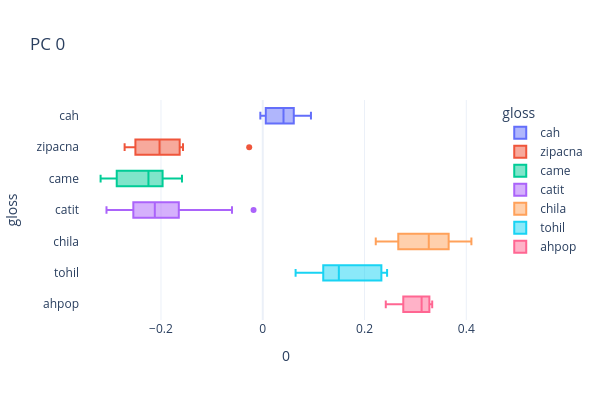
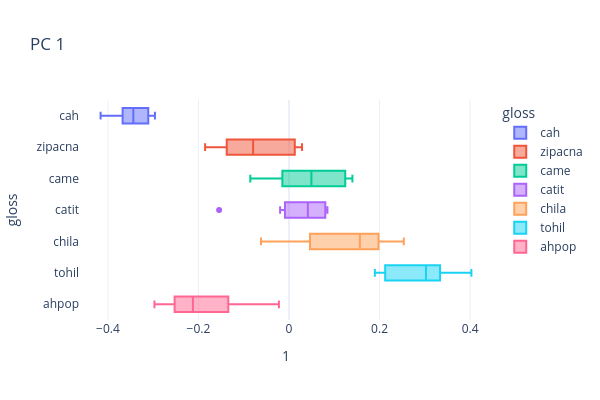
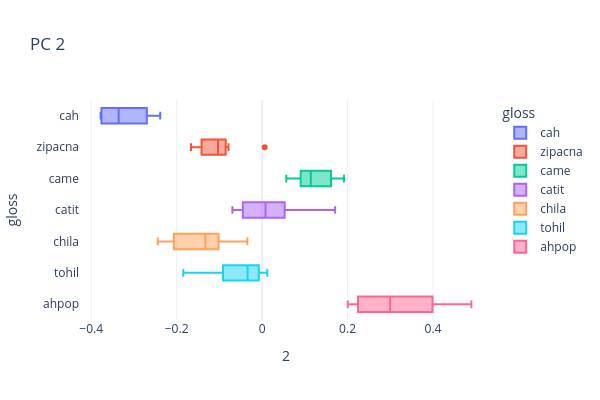
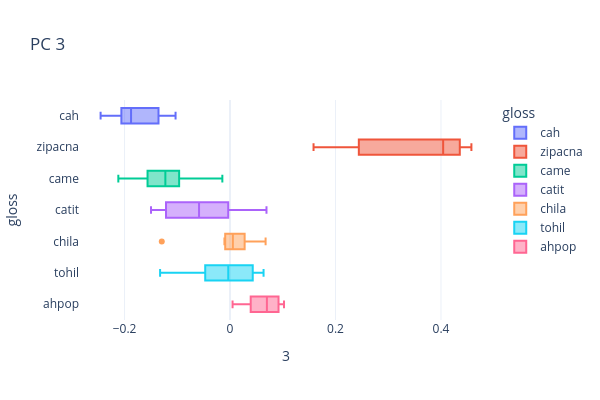

The cell these charts' notebook holds for them, in order:
### Code cell
def comp_box(comp_id):
    px.box(X0,
           x=comp_id,
           y='gloss',
           color='gloss', 
           template=px_template,
           height=400, width=600, 
           title=f'PC {i}').show()
           
for i in range(n_comps):
    comp_box(i)

### Figure 1 — Plotly figure (JSON) as saved in the notebook; plotly's stock layout.template omitted (floating-point values rounded to 4 significant figures)
{"data": [{"alignmentgroup": "True", "hovertemplate": "gloss=%{y}<br>0=%{x}<extra></extra>", "legendgroup": "cah", "marker": {"color": "#636efa"}, "name": "cah", "notched": false, "offsetgroup": "cah", "orientation": "h", "showlegend": true, "type": "box", "x": [0.09469, 0.0365, -0.004755, 0.045, 0.005895, 0.06095], "x0": " ", "xaxis": "x", "y": ["cah", "cah", "cah", "cah", "cah", "cah"], "y0": " ", "yaxis": "y"}, {"alignmentgroup": "True", "hovertemplate": "gloss=%{y}<br>0=%{x}<extra></extra>", "legendgroup": "zipacna", "marker": {"color": "#EF553B"}, "name": "zipacna", "notched": false, "offsetgroup": "zipacna", "orientation": "h", "showlegend": true, "type": "box", "x": [-0.02665, -0.1788, -0.2268, -0.2715, -0.2536, -0.2469, -0.1698, -0.1567], "x0": " ", "xaxis": "x", "y": ["zipacna", "zipacna", "zipacna", "zipacna", "zipacna", "zipacna", "zipacna", "zipacna"], "y0": " ", "yaxis": "y"}, {"alignmentgroup": "True", "hovertemplate": "gloss=%{y}<br>0=%{x}<extra></extra>", "legendgroup": "came", "marker": {"color": "#00cc96"}, "name": "came", "notched": false, "offsetgroup": "came", "orientation": "h", "showlegend": true, "type": "box", "x": [-0.2374, -0.2872, -0.2102, -0.1978, -0.1939, -0.2247, -0.3187, -0.2869, -0.1588, -0.2901, -0.2454, -0.1908, -0.2016], "x0": " ", "xaxis": "x", "y": ["came", "came", "came", "came", "came", "came", "came", "came", "came", "came", "came", "came", "came"], "y0": " ", "yaxis": "y"}, {"alignmentgroup": "True", "hovertemplate": "gloss=%{y}<br>0=%{x}<extra></extra>", "legendgroup": "catit", "marker": {"color": "#ab63fa"}, "name": "catit", "notched": false, "offsetgroup": "catit", "orientation": "h", "showlegend": true, "type": "box", "x": [-0.2454, -0.2121, -0.2098, -0.1998, -0.06046, -0.2522, -0.3071, -0.2608, -0.01812], "x0": " ", "xaxis": "x", "y": ["catit", "catit", "catit", "catit", "catit", "catit", "catit", "catit", "catit"], "y0": " ", "yaxis": "y"}, {"alignmentgroup": "True", "hovertemplate": "gloss=%{y}<br>0=%{x}<extra></extra>", "legendgroup": "chila", "marker": {"color": "#FFA15A"}, "name": "chila", "notched": false, "offsetgroup": "chila", "orientation": "h", "showlegend": true, "type": "box", "x": [0.3262, 0.3566, 0.2837, 0.3682, 0.2605, 0.41, 0.2221], "x0": " ", "xaxis": "x", "y": ["chila", "chila", "chila", "chila", "chila", "chila", "chila"], "y0": " ", "yaxis": "y"}, {"alignmentgroup": "True", "hovertemplate": "gloss=%{y}<br>0=%{x}<extra></extra>", "legendgroup": "tohil", "marker": {"color": "#19d3f3"}, "name": "tohil", "notched": false, "offsetgroup": "tohil", "orientation": "h", "showlegend": true, "type": "box", "x": [0.1249, 0.1088, 0.1852, 0.2443, 0.1222, 0.06453, 0.1495, 0.237, 0.2318], "x0": " ", "xaxis": "x", "y": ["tohil", "tohil", "tohil", "tohil", "tohil", "tohil", "tohil", "tohil", "tohil"], "y0": " ", "yaxis": "y"}, {"alignmentgroup": "True", "hovertemplate": "gloss=%{y}<br>0=%{x}<extra></extra>", "legendgroup": "ahpop", "marker": {"color": "#FF6692"}, "name": "ahpop", "notched": false, "offsetgroup": "ahpop", "orientation": "h", "showlegend": true, "type": "box", "x": [0.333, 0.3255, 0.3037, 0.2586, 0.2417, 0.2937, 0.3294, 0.3207], "x0": " ", "xaxis": "x", "y": ["ahpop", "ahpop", "ahpop", "ahpop", "ahpop", "ahpop", "ahpop", "ahpop"], "y0": " ", "yaxis": "y"}], "layout": {"boxmode": "overlay", "height": 400, "legend": {"title": {"text": "gloss"}, "tracegroupgap": 0}, "title": {"text": "PC 0"}, "width": 600, "xaxis": {"anchor": "y", "domain": [0, 1], "title": {"text": "0"}}, "yaxis": {"anchor": "x", "categoryarray": ["ahpop", "tohil", "chila", "catit", "came", "zipacna", "cah"], "categoryorder": "array", "domain": [0, 1], "title": {"text": "gloss"}}}}

### Figure 2 — Plotly figure (JSON) as saved in the notebook; plotly's stock layout.template omitted (floating-point values rounded to 4 significant figures)
{"data": [{"alignmentgroup": "True", "hovertemplate": "gloss=%{y}<br>1=%{x}<extra></extra>", "legendgroup": "cah", "marker": {"color": "#636efa"}, "name": "cah", "notched": false, "offsetgroup": "cah", "orientation": "h", "showlegend": true, "type": "box", "x": [-0.4163, -0.2963, -0.3344, -0.3677, -0.311, -0.3535], "x0": " ", "xaxis": "x", "y": ["cah", "cah", "cah", "cah", "cah", "cah"], "y0": " ", "yaxis": "y"}, {"alignmentgroup": "True", "hovertemplate": "gloss=%{y}<br>1=%{x}<extra></extra>", "legendgroup": "zipacna", "marker": {"color": "#EF553B"}, "name": "zipacna", "notched": false, "offsetgroup": "zipacna", "orientation": "h", "showlegend": true, "type": "box", "x": [-0.1247, -0.1506, 0.009615, -0.09215, 0.01578, 0.02875, -0.06659, -0.1854], "x0": " ", "xaxis": "x", "y": ["zipacna", "zipacna", "zipacna", "zipacna", "zipacna", "zipacna", "zipacna", "zipacna"], "y0": " ", "yaxis": "y"}, {"alignmentgroup": "True", "hovertemplate": "gloss=%{y}<br>1=%{x}<extra></extra>", "legendgroup": "came", "marker": {"color": "#00cc96"}, "name": "came", "notched": false, "offsetgroup": "came", "orientation": "h", "showlegend": true, "type": "box", "x": [-0.06912, -0.003093, 0.01413, -0.08559, -0.04971, 0.04946, 0.1288, 0.1255, 0.14, 0.01025, 0.1238, 0.09429, 0.06796], "x0": " ", "xaxis": "x", "y": ["came", "came", "came", "came", "came", "came", "came", "came", "came", "came", "came", "came", "came"], "y0": " ", "yaxis": "y"}, {"alignmentgroup": "True", "hovertemplate": "gloss=%{y}<br>1=%{x}<extra></extra>", "legendgroup": "catit", "marker": {"color": "#ab63fa"}, "name": "catit", "notched": false, "offsetgroup": "catit", "orientation": "h", "showlegend": true, "type": "box", "x": [-0.01968, -0.005456, 0.0848, 0.0308, 0.04154, 0.07973, 0.07135, 0.08144, -0.1544], "x0": " ", "xaxis": "x", "y": ["catit", "catit", "catit", "catit", "catit", "catit", "catit", "catit", "catit"], "y0": " ", "yaxis": "y"}, {"alignmentgroup": "True", "hovertemplate": "gloss=%{y}<br>1=%{x}<extra></extra>", "legendgroup": "chila", "marker": {"color": "#FFA15A"}, "name": "chila", "notched": false, "offsetgroup": "chila", "orientation": "h", "showlegend": true, "type": "box", "x": [-0.06196, 0.04423, 0.1565, 0.2535, 0.1956, 0.1984, 0.05273], "x0": " ", "xaxis": "x", "y": ["chila", "chila", "chila", "chila", "chila", "chila", "chila"], "y0": " ", "yaxis": "y"}, {"alignmentgroup": "True", "hovertemplate": "gloss=%{y}<br>1=%{x}<extra></extra>", "legendgroup": "tohil", "marker": {"color": "#19d3f3"}, "name": "tohil", "notched": false, "offsetgroup": "tohil", "orientation": "h", "showlegend": true, "type": "box", "x": [0.3025, 0.4029, 0.196, 0.3455, 0.3198, 0.3296, 0.263, 0.2179, 0.1895], "x0": " ", "xaxis": "x", "y": ["tohil", "tohil", "tohil", "tohil", "tohil", "tohil", "tohil", "tohil", "tohil"], "y0": " ", "yaxis": "y"}, {"alignmentgroup": "True", "hovertemplate": "gloss=%{y}<br>1=%{x}<extra></extra>", "legendgroup": "ahpop", "marker": {"color": "#FF6692"}, "name": "ahpop", "notched": false, "offsetgroup": "ahpop", "orientation": "h", "showlegend": true, "type": "box", "x": [-0.02233, -0.1609, -0.2424, -0.1074, -0.2632, -0.1912, -0.2334, -0.2973], "x0": " ", "xaxis": "x", "y": ["ahpop", "ahpop", "ahpop", "ahpop", "ahpop", "ahpop", "ahpop", "ahpop"], "y0": " ", "yaxis": "y"}], "layout": {"boxmode": "overlay", "height": 400, "legend": {"title": {"text": "gloss"}, "tracegroupgap": 0}, "title": {"text": "PC 1"}, "width": 600, "xaxis": {"anchor": "y", "domain": [0, 1], "title": {"text": "1"}}, "yaxis": {"anchor": "x", "categoryarray": ["ahpop", "tohil", "chila", "catit", "came", "zipacna", "cah"], "categoryorder": "array", "domain": [0, 1], "title": {"text": "gloss"}}}}

### Figure 3 — Plotly figure (JSON) as saved in the notebook; plotly's stock layout.template omitted (floating-point values rounded to 4 significant figures)
{"data": [{"alignmentgroup": "True", "hovertemplate": "gloss=%{y}<br>2=%{x}<extra></extra>", "legendgroup": "cah", "marker": {"color": "#636efa"}, "name": "cah", "notched": false, "offsetgroup": "cah", "orientation": "h", "showlegend": true, "type": "box", "x": [-0.2384, -0.3128, -0.3779, -0.376, -0.2697, -0.3585], "x0": " ", "xaxis": "x", "y": ["cah", "cah", "cah", "cah", "cah", "cah"], "y0": " ", "yaxis": "y"}, {"alignmentgroup": "True", "hovertemplate": "gloss=%{y}<br>2=%{x}<extra></extra>", "legendgroup": "zipacna", "marker": {"color": "#EF553B"}, "name": "zipacna", "notched": false, "offsetgroup": "zipacna", "orientation": "h", "showlegend": true, "type": "box", "x": [-0.1522, -0.1002, 0.006009, -0.106, -0.09185, -0.07857, -0.1664, -0.1313], "x0": " ", "xaxis": "x", "y": ["zipacna", "zipacna", "zipacna", "zipacna", "zipacna", "zipacna", "zipacna", "zipacna"], "y0": " ", "yaxis": "y"}, {"alignmentgroup": "True", "hovertemplate": "gloss=%{y}<br>2=%{x}<extra></extra>", "legendgroup": "came", "marker": {"color": "#00cc96"}, "name": "came", "notched": false, "offsetgroup": "came", "orientation": "h", "showlegend": true, "type": "box", "x": [0.1734, 0.1786, 0.1573, 0.09924, 0.05665, 0.09417, 0.1263, 0.09849, 0.07862, 0.114, 0.06437, 0.1356, 0.1916], "x0": " ", "xaxis": "x", "y": ["came", "came", "came", "came", "came", "came", "came", "came", "came", "came", "came", "came", "came"], "y0": " ", "yaxis": "y"}, {"alignmentgroup": "True", "hovertemplate": "gloss=%{y}<br>2=%{x}<extra></extra>", "legendgroup": "catit", "marker": {"color": "#ab63fa"}, "name": "catit", "notched": false, "offsetgroup": "catit", "orientation": "h", "showlegend": true, "type": "box", "x": [0.00826, -0.0451, -0.04538, -0.04061, -0.06946, 0.007967, 0.1709, 0.1082, 0.03435], "x0": " ", "xaxis": "x", "y": ["catit", "catit", "catit", "catit", "catit", "catit", "catit", "catit", "catit"], "y0": " ", "yaxis": "y"}, {"alignmentgroup": "True", "hovertemplate": "gloss=%{y}<br>2=%{x}<extra></extra>", "legendgroup": "chila", "marker": {"color": "#FFA15A"}, "name": "chila", "notched": false, "offsetgroup": "chila", "orientation": "h", "showlegend": true, "type": "box", "x": [-0.1039, -0.2441, -0.1013, -0.1636, -0.2208, -0.1328, -0.03453], "x0": " ", "xaxis": "x", "y": ["chila", "chila", "chila", "chila", "chila", "chila", "chila"], "y0": " ", "yaxis": "y"}, {"alignmentgroup": "True", "hovertemplate": "gloss=%{y}<br>2=%{x}<extra></extra>", "legendgroup": "tohil", "marker": {"color": "#19d3f3"}, "name": "tohil", "notched": false, "offsetgroup": "tohil", "orientation": "h", "showlegend": true, "type": "box", "x": [-0.1844, -0.1097, -0.03397, -0.04671, -0.00195, 0.01219, -0.01882, -0.08542, -0.009602], "x0": " ", "xaxis": "x", "y": ["tohil", "tohil", "tohil", "tohil", "tohil", "tohil", "tohil", "tohil", "tohil"], "y0": " ", "yaxis": "y"}, {"alignmentgroup": "True", "hovertemplate": "gloss=%{y}<br>2=%{x}<extra></extra>", "legendgroup": "ahpop", "marker": {"color": "#FF6692"}, "name": "ahpop", "notched": false, "offsetgroup": "ahpop", "orientation": "h", "showlegend": true, "type": "box", "x": [0.2004, 0.3298, 0.4898, 0.2178, 0.3293, 0.2698, 0.2311, 0.4678], "x0": " ", "xaxis": "x", "y": ["ahpop", "ahpop", "ahpop", "ahpop", "ahpop", "ahpop", "ahpop", "ahpop"], "y0": " ", "yaxis": "y"}], "layout": {"boxmode": "overlay", "height": 400, "legend": {"title": {"text": "gloss"}, "tracegroupgap": 0}, "title": {"text": "PC 2"}, "width": 600, "xaxis": {"anchor": "y", "domain": [0, 1], "title": {"text": "2"}}, "yaxis": {"anchor": "x", "categoryarray": ["ahpop", "tohil", "chila", "catit", "came", "zipacna", "cah"], "categoryorder": "array", "domain": [0, 1], "title": {"text": "gloss"}}}}

### Figure 4 — Plotly figure (JSON) as saved in the notebook; plotly's stock layout.template omitted (floating-point values rounded to 4 significant figures)
{"data": [{"alignmentgroup": "True", "hovertemplate": "gloss=%{y}<br>3=%{x}<extra></extra>", "legendgroup": "cah", "marker": {"color": "#636efa"}, "name": "cah", "notched": false, "offsetgroup": "cah", "orientation": "h", "showlegend": true, "type": "box", "x": [-0.206, -0.1356, -0.1917, -0.1033, -0.1836, -0.2454], "x0": " ", "xaxis": "x", "y": ["cah", "cah", "cah", "cah", "cah", "cah"], "y0": " ", "yaxis": "y"}, {"alignmentgroup": "True", "hovertemplate": "gloss=%{y}<br>3=%{x}<extra></extra>", "legendgroup": "zipacna", "marker": {"color": "#EF553B"}, "name": "zipacna", "notched": false, "offsetgroup": "zipacna", "orientation": "h", "showlegend": true, "type": "box", "x": [0.1988, 0.4577, 0.2896, 0.4387, 0.3873, 0.4209, 0.4326, 0.1583], "x0": " ", "xaxis": "x", "y": ["zipacna", "zipacna", "zipacna", "zipacna", "zipacna", "zipacna", "zipacna", "zipacna"], "y0": " ", "yaxis": "y"}, {"alignmentgroup": "True", "hovertemplate": "gloss=%{y}<br>3=%{x}<extra></extra>", "legendgroup": "came", "marker": {"color": "#00cc96"}, "name": "came", "notched": false, "offsetgroup": "came", "orientation": "h", "showlegend": true, "type": "box", "x": [-0.1449, -0.2044, -0.2118, -0.01457, -0.08313, -0.1025, -0.1366, -0.1009, -0.1909, -0.1077, -0.06797, -0.1297, -0.1226], "x0": " ", "xaxis": "x", "y": ["came", "came", "came", "came", "came", "came", "came", "came", "came", "came", "came", "came", "came"], "y0": " ", "yaxis": "y"}, {"alignmentgroup": "True", "hovertemplate": "gloss=%{y}<br>3=%{x}<extra></extra>", "legendgroup": "catit", "marker": {"color": "#ab63fa"}, "name": "catit", "notched": false, "offsetgroup": "catit", "orientation": "h", "showlegend": true, "type": "box", "x": [-0.02288, -0.05874, 0.05501, -0.05997, 0.06912, -0.04235, -0.1498, -0.1199, -0.1258], "x0": " ", "xaxis": "x", "y": ["catit", "catit", "catit", "catit", "catit", "catit", "catit", "catit", "catit"], "y0": " ", "yaxis": "y"}, {"alignmentgroup": "True", "hovertemplate": "gloss=%{y}<br>3=%{x}<extra></extra>", "legendgroup": "chila", "marker": {"color": "#FFA15A"}, "name": "chila", "notched": false, "offsetgroup": "chila", "orientation": "h", "showlegend": true, "type": "box", "x": [-0.004807, -0.1294, 0.005379, 0.06745, 0.03417, 0.008275, -0.01062], "x0": " ", "xaxis": "x", "y": ["chila", "chila", "chila", "chila", "chila", "chila", "chila"], "y0": " ", "yaxis": "y"}, {"alignmentgroup": "True", "hovertemplate": "gloss=%{y}<br>3=%{x}<extra></extra>", "legendgroup": "tohil", "marker": {"color": "#19d3f3"}, "name": "tohil", "notched": false, "offsetgroup": "tohil", "orientation": "h", "showlegend": true, "type": "box", "x": [-0.1245, -0.1326, -0.02123, -0.008212, 0.0111, 0.04945, -0.003356, 0.04094, 0.06357], "x0": " ", "xaxis": "x", "y": ["tohil", "tohil", "tohil", "tohil", "tohil", "tohil", "tohil", "tohil", "tohil"], "y0": " ", "yaxis": "y"}, {"alignmentgroup": "True", "hovertemplate": "gloss=%{y}<br>3=%{x}<extra></extra>", "legendgroup": "ahpop", "marker": {"color": "#FF6692"}, "name": "ahpop", "notched": false, "offsetgroup": "ahpop", "orientation": "h", "showlegend": true, "type": "box", "x": [0.09228, 0.09062, 0.03299, 0.1023, 0.09165, 0.004805, 0.04919, 0.04541], "x0": " ", "xaxis": "x", "y": ["ahpop", "ahpop", "ahpop", "ahpop", "ahpop", "ahpop", "ahpop", "ahpop"], "y0": " ", "yaxis": "y"}], "layout": {"boxmode": "overlay", "height": 400, "legend": {"title": {"text": "gloss"}, "tracegroupgap": 0}, "title": {"text": "PC 3"}, "width": 600, "xaxis": {"anchor": "y", "domain": [0, 1], "title": {"text": "3"}}, "yaxis": {"anchor": "x", "categoryarray": ["ahpop", "tohil", "chila", "catit", "came", "zipacna", "cah"], "categoryorder": "array", "domain": [0, 1], "title": {"text": "gloss"}}}}
